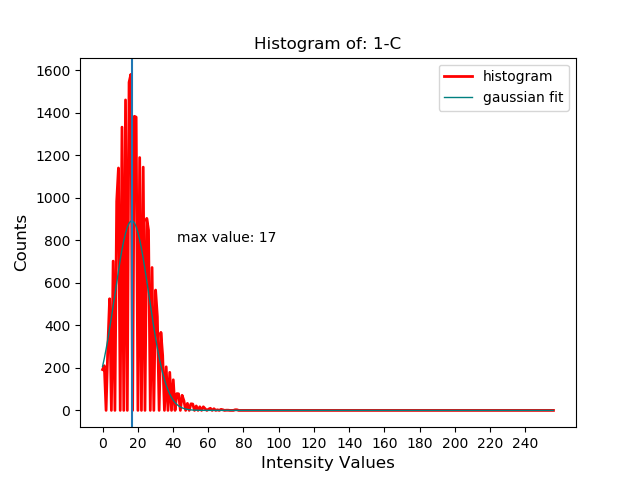
#> input picture otros/Histogram of 1-C.png, 640 x 480 px
$ python MainContour.py 'Histogram of 1-C.png'
#> lines starting #> are read from the running program, lines starting #| are printed output that depends on the picture
import cv2
import numpy as np
import sys
from scipy.optimize import curve_fit as fit
from scipy import exp
from matplotlib import pyplot as plt

import pdb


drawing = False # true if mouse is pressed
ix = -1 #Creamos un punto inicial x,y
iy = -1,
dotslist = [] #Creamos una lista donde almacenaremos los puntos del contorno

# mouse callback function
# [40 lines left out: functions draw_dots, Croped, not called in this run]

def histogram(img, mask):
    hist = cv2.calcHist([img], [0], mask, [256], [0,256])
    return hist

# [41 lines left out: functions Listing, MeanAndSigma, gaussModel, gauss, maximum_value, not called in this run]


file = str(sys.argv[1])

img = cv2.imread(file)#Lee la imagen a color
#> img is the input picture: shape (480, 640, 3); mean B, G, R 240.7, 240.5, 248.9
img2 = cv2.imread(file,cv2.IMREAD_GRAYSCALE)#Lee la imagen pero en intensidad (B and W)
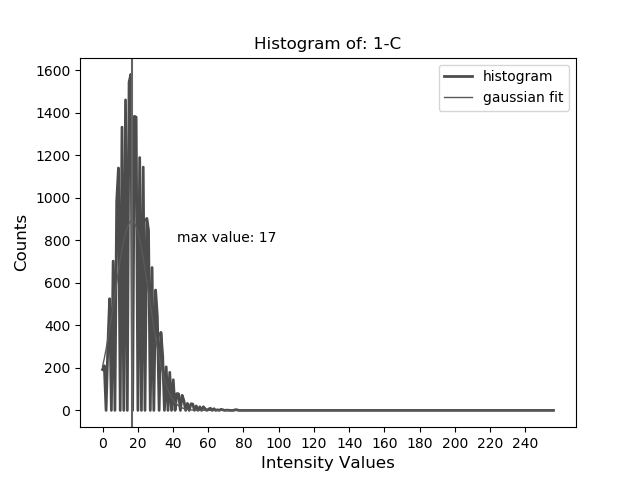
#> img2: shape (480, 640); min 0, max 255, mean 243
cv2.namedWindow(file)#Cremaos la ventana para mistras a img
cv2.setMouseCallback(file,draw_dots) #llamamos al MouseCall para dibujar el contorno


while(1):
    cv2.imshow(file,img) #Mostramos a img en la ventana para dibujar el contono

    k = cv2.waitKey(1) & 0xFF
#> (key Esc is pressed here)

    if k == 32: #space
        dotslist = np.asarray(dotslist)#Convertimos el contorno en un array de numpy

        #Aplicamos el contorno a la image a partir de dtolist
        img_croped_BB = Croped(dotslist, img2)[0]#Rcuperamos solo la region de interes (imagen cortada con bordes negros)
        mask = Croped(dotslist, img2)[1] #Recuperamos la mascara creada
        img_croped = Croped(dotslist, img2)[2]#recuperamos la imagen cortada en rectangulo para analizar con la mascara
        hist = histogram(img_croped, mask)#Calculamos el histograma usando la mascara #len(hist) = 256
        hist = Listing(hist)

        #Analisis
        x = np.linspace(0.0, len(hist), len(hist)) #creamos los x para hace el fit, (inicio, final, numero total)
        [mean, sigma] = MeanAndSigma(x, hist)
        [maxg, meang, sigmag] = gauss(gaussModel, x, hist, p0=[max(hist), mean, sigma])#popt son los parametros del fit, pcov es la curva del fit
        fit = gaussModel(x, maxg, meang, sigma)

        name1 = file[0:-4]#definimos un mobre sin la extrension del archvo
        [hist_max_val, hist_max_ubication, gmax_val, gmax_ubication]= maximum_value(hist, fit)

        #Histograma con fit
        fig1 = plt.figure()
        ax1 = fig1.add_subplot(111)
        ax1.set_xlabel('Intensity Values', fontsize= 12)
        ax1.set_ylabel('Counts', fontsize= 12)
        ax1.set_title('Histogram of: ' + name1)
        ax1.set_xticks(np.arange(0, len(x), step=20))
        #ax1.set_yticks(np.arange(0, max(hist), step=100))
        ax1.plot(x, hist, '-', color='red', markersize=6, label = 'histogram', linewidth=2)#ploteamos el histograma
        ax1.plot(x, fit, '-', color='teal', markersize=1, label = 'gaussian fit', linewidth=1)#ploteamos el histograma
        ax1.axvline(x = gmax_ubication)#DIbujamos una linea vertical
        ax1.text(gmax_ubication + 25, (hist_max_val)/2, 'max value: ' + str(gmax_ubication))
        ax1.legend(loc='best')
        plt.savefig('Histogram of ' + name1)

        #Imagen e histograma
        fig2 = plt.figure()
        plt.subplots_adjust(left=None, bottom=None, right=None, top=None, wspace=0.5, hspace=0.5)
        #imagen
        ax2 = fig2.add_subplot(121)
        ax2.set_xlabel('x pixel position', fontsize= 12)
        ax2.set_ylabel('y pixel position', fontsize= 12)
        ax2.set_title('Image: ' + name1)
        ax2.imshow(img_croped_BB, cmap= 'Greys')
        ax2.legend(loc='best')

        #histograma
        ax3 = fig2.add_subplot(122)
        ax3.set_xlabel('Intensity Values', fontsize= 12)
        ax3.set_ylabel('Counts', fontsize= 12)
        ax3.set_title('Histogram of: ' + name1)
        ax3.plot(x, hist, '-', color='red', markersize=6, label = 'histogram', linewidth=2)#ploteamos el histograma
        ax3.plot(x, fit, '-', color='teal', markersize=1, label = 'gaussian fit', linewidth=1)#ploteamos el histograma
        plt.savefig('Interest seccion and histogram of ' + name1)

        plt.show()
        cv2.imshow('croped', img_croped_BB)#Mostramos img2 con el contorno
        cv2.imwrite("Corte_" + name1 +'.jpg', img_croped_BB)


    if k == 27:#esc
        #pdb.set_trace()
        break# hace,el break para para el programa si se estripa esc

cv2.destroyAllWindows()#Destruimos todas las ventanas
